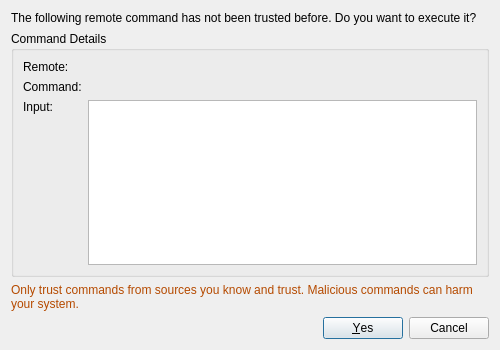
<?xml version="1.0" encoding="UTF-8"?>
<ui version="4.0">
 <class>RemoteTrustDialog</class>
 <widget class="QDialog" name="RemoteTrustDialog">
  <property name="geometry">
   <rect>
    <x>0</x>
    <y>0</y>
    <width>500</width>
    <height>350</height>
   </rect>
  </property>
  <property name="windowTitle">
   <string>Trust Remote Command?</string>
  </property>
  <layout class="QVBoxLayout" name="verticalLayout">
   <item>
    <widget class="QLabel" name="introLabel">
     <property name="text">
      <string>The following remote command has not been trusted before. Do you want to execute it?</string>
     </property>
     <property name="wordWrap">
      <bool>true</bool>
     </property>
    </widget>
   </item>
   <item>
    <widget class="QGroupBox" name="detailsGroupBox">
     <property name="title">
      <string>Command Details</string>
     </property>
     <layout class="QGridLayout" name="gridLayout">
      <item row="0" column="0">
       <widget class="QLabel" name="remoteNameLabel">
        <property name="text">
         <string>Remote:</string>
        </property>
       </widget>
      </item>
      <item row="0" column="1">
       <widget class="QLabel" name="remoteNameValue">
        <property name="textInteractionFlags">
         <set>Qt::TextSelectableByMouse</set>
        </property>
       </widget>
      </item>
      <item row="1" column="0">
       <widget class="QLabel" name="commandLabel">
        <property name="text">
         <string>Command:</string>
        </property>
        <property name="alignment">
         <set>Qt::AlignLeading|Qt::AlignLeft|Qt::AlignTop</set>
        </property>
       </widget>
      </item>
      <item row="1" column="1">
       <widget class="QLabel" name="commandValue">
        <property name="font">
         <font>
          <family>Monospace</family>
         </font>
        </property>
        <property name="textInteractionFlags">
         <set>Qt::TextSelectableByMouse</set>
        </property>
        <property name="wordWrap">
         <bool>true</bool>
        </property>
       </widget>
      </item>
      <item row="2" column="0">
       <widget class="QLabel" name="inputLabel">
        <property name="text">
         <string>Input:</string>
        </property>
        <property name="alignment">
         <set>Qt::AlignLeading|Qt::AlignLeft|Qt::AlignTop</set>
        </property>
       </widget>
      </item>
      <item row="2" column="1">
       <widget class="QPlainTextEdit" name="inputValue">
        <property name="font">
         <font>
          <family>Monospace</family>
         </font>
        </property>
        <property name="readOnly">
         <bool>true</bool>
        </property>
        <property name="maximumHeight">
         <number>150</number>
        </property>
       </widget>
      </item>
     </layout>
    </widget>
   </item>
   <item>
    <widget class="QLabel" name="warningLabel">
     <property name="text">
      <string>Only trust commands from sources you know and trust. Malicious commands can harm your system.</string>
     </property>
     <property name="wordWrap">
      <bool>true</bool>
     </property>
     <property name="styleSheet">
      <string notr="true">color: #b54a00;</string>
     </property>
    </widget>
   </item>
   <item>
    <widget class="QDialogButtonBox" name="buttonBox">
     <property name="orientation">
      <enum>Qt::Horizontal</enum>
     </property>
     <property name="standardButtons">
      <set>QDialogButtonBox::Cancel|QDialogButtonBox::Yes</set>
     </property>
    </widget>
   </item>
  </layout>
 </widget>
 <resources/>
 <connections>
  <connection>
   <sender>buttonBox</sender>
   <signal>accepted()</signal>
   <receiver>RemoteTrustDialog</receiver>
   <slot>accept()</slot>
   <hints>
    <hint type="sourcelabel">
     <x>248</x>
     <y>254</y>
    </hint>
    <hint type="destinationlabel">
     <x>157</x>
     <y>274</y>
    </hint>
   </hints>
  </connection>
  <connection>
   <sender>buttonBox</sender>
   <signal>rejected()</signal>
   <receiver>RemoteTrustDialog</receiver>
   <slot>reject()</slot>
   <hints>
    <hint type="sourcelabel">
     <x>316</x>
     <y>260</y>
    </hint>
    <hint type="destinationlabel">
     <x>286</x>
     <y>274</y>
    </hint>
   </hints>
  </connection>
 </connections>
</ui>
